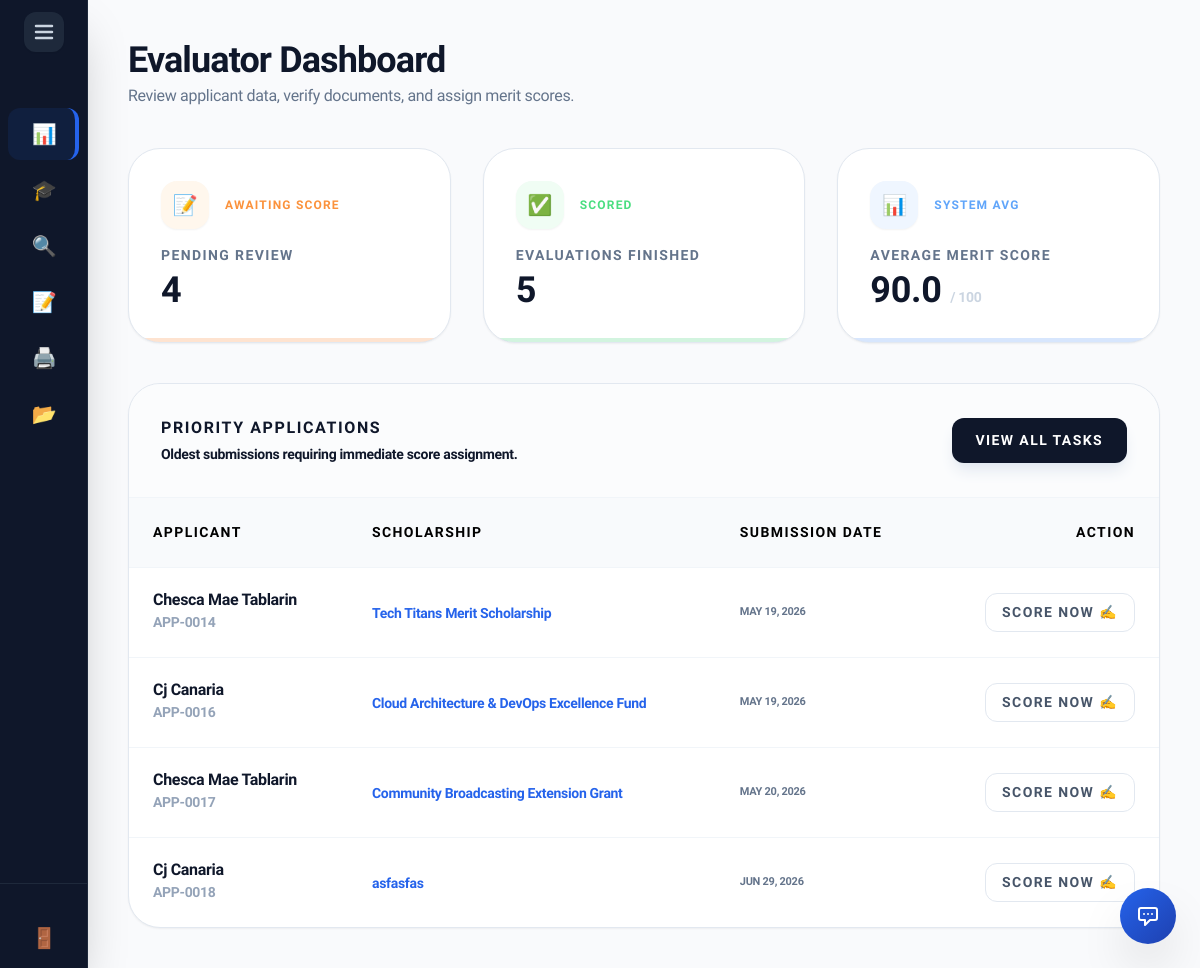
The page /external_admin/dashboard.php (signed in) on the database as committed earlier.
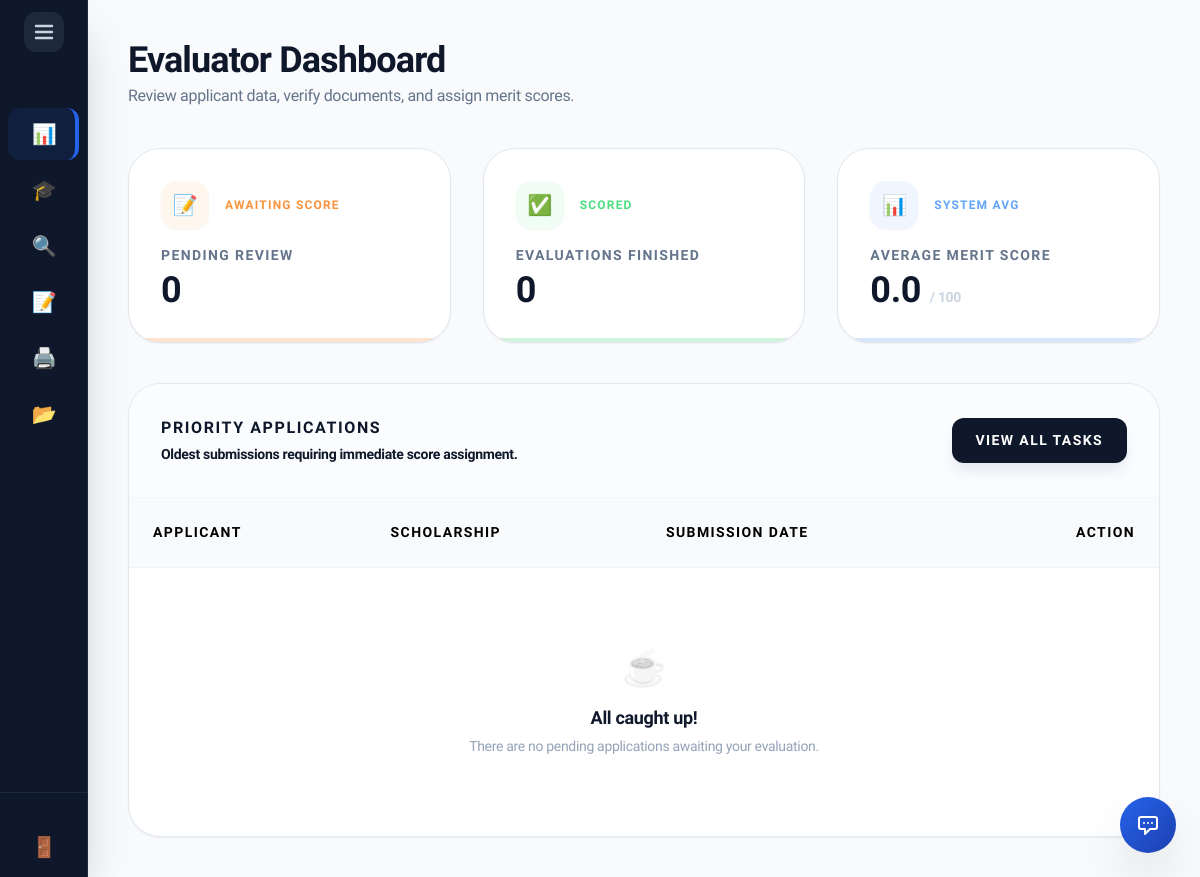
The same page on the database as committed later.
### tables this page shows
CREATE TABLE `application` (
  `ApplicationID` int(11) NOT NULL AUTO_INCREMENT,
  `ScholarshipID` int(11) NOT NULL,
  `UserID` int(11) NOT NULL,
  `DateSubmitted` timestamp NOT NULL DEFAULT current_timestamp(),
  `Status` varchar(50) DEFAULT 'Pending',
  `TotalScore` int(11) DEFAULT 0,
  `GPA` decimal(4,2) DEFAULT NULL,
  `YearLevel` varchar(20) DEFAULT NULL,
  PRIMARY KEY (`ApplicationID`),
  KEY `ScholarshipID` (`ScholarshipID`),
  KEY `UserID` (`UserID`),
  CONSTRAINT `application_ibfk_1` FOREIGN KEY (`ScholarshipID`) REFERENCES `scholarship` (`ScholarshipID`) ON DELETE CASCADE,
  CONSTRAINT `application_ibfk_2` FOREIGN KEY (`UserID`) REFERENCES `users` (`UserID`) ON DELETE CASCADE
);

CREATE TABLE `users` (
  `UserID` int(11) NOT NULL AUTO_INCREMENT,
  `Username` varchar(50) NOT NULL,
  `Email` varchar(100) NOT NULL,
  `PasswordHash` varchar(255) NOT NULL,
  `FirstName` varchar(100) NOT NULL,
  `LastName` varchar(100) NOT NULL,
  `Role` enum('Student','Internal_Admin','External_Admin','Super_Admin') DEFAULT 'Student',
  `AccountStatus` varchar(20) DEFAULT 'Active',
  `StudentID_Num` varchar(50) DEFAULT NULL,
  `YearLevel` varchar(50) DEFAULT NULL,
  `GPA` decimal(4,2) DEFAULT NULL,
  `Major` varchar(100) DEFAULT NULL,
  `ProgramID` int(11) DEFAULT NULL,
  `Department` varchar(100) DEFAULT NULL,
  `Organization` varchar(100) DEFAULT NULL,
  `ContactNumber` varchar(20) DEFAULT NULL,
  `DateOfBirth` date DEFAULT NULL,
  `ProfilePicture` varchar(255) DEFAULT NULL,
  `ResetToken` varchar(255) DEFAULT NULL,
  `ResetTokenExpire` datetime DEFAULT NULL,
  `Gender` varchar(20) NOT NULL DEFAULT 'Not Specified',
  PRIMARY KEY (`UserID`),
  UNIQUE KEY `Username` (`Username`),
  UNIQUE KEY `Email` (`Email`)
);

CREATE TABLE `scholarship` (
  `ScholarshipID` int(11) NOT NULL AUTO_INCREMENT,
  `ProgramID` int(11) DEFAULT NULL,
  `YearLevel` varchar(50) DEFAULT NULL,
  `Name` varchar(150) NOT NULL,
  `Description` text DEFAULT NULL,
  `Deadline` date NOT NULL,
  `AwardAmount` decimal(10,2) DEFAULT NULL,
  `NumberOfSlots` int(11) DEFAULT NULL,
  `Status` varchar(20) DEFAULT 'Active',
  `MinimumGWA` decimal(4,2) DEFAULT 2.00,
  `CreatedBy` int(11) DEFAULT NULL,
  `GenderRequirement` varchar(20) NOT NULL DEFAULT 'Any',
  `ScholarshipType` enum('Private','Government') DEFAULT 'Private',
  `FormConfig` varchar(255) DEFAULT 'Academic,Family,Financial,Essay',
  `ReleaseFrequency` varchar(50) DEFAULT 'Per Semester',
  `AllowsDual` enum('Yes','No') NOT NULL DEFAULT 'No',
  PRIMARY KEY (`ScholarshipID`),
  KEY `ProgramID` (`ProgramID`),
  KEY `fk_scholarship_creator` (`CreatedBy`),
  CONSTRAINT `fk_scholarship_creator` FOREIGN KEY (`CreatedBy`) REFERENCES `users` (`UserID`) ON DELETE SET NULL,
  CONSTRAINT `scholarship_ibfk_1` FOREIGN KEY (`ProgramID`) REFERENCES `program` (`ProgramID`) ON DELETE CASCADE
);

### includes/sidebar_logic.php (called while the page is built)
<?php
if (!function_exists('getSidebarClass')) {
    function getSidebarClass($pageName) {
        $currentPage = basename($_SERVER['PHP_SELF']);
        if ($currentPage === $pageName) {
            return 'bg-blue-600/10 text-blue-500 border-r-4 border-blue-600';
        }
        return 'text-slate-400 hover:bg-slate-800 hover:text-white';
    }
}
?>

### external_admin/dashboard.php (the view, shortened to what this page needs)
<?php
include '../includes/db_connect.php';
try {
    $pending_reviews = $pdo->query("SELECT COUNT(*) FROM application WHERE Status = 'Submitted' OR Status = 'Under Review'")->fetchColumn();
    $completed_evals = $pdo->query("SELECT COUNT(*) FROM application WHERE TotalScore > 0 AND (Status = 'Shortlisted' OR Status = 'Approved')")->fetchColumn();
    $avg_score = $pdo->query("SELECT AVG(TotalScore) FROM application WHERE TotalScore > 0")->fetchColumn();
    $recent_stmt = $pdo->query("
        SELECT a.ApplicationID, u.FirstName, u.LastName, sch.Name AS scholarship_name, a.DateSubmitted
        FROM application a
        JOIN users u ON a.UserID = u.UserID
        JOIN scholarship sch ON a.ScholarshipID = sch.ScholarshipID
        WHERE a.Status = 'Submitted' OR a.Status = 'Under Review'
        ORDER BY a.DateSubmitted ASC LIMIT 5
    ");
    $recent_apps = $recent_stmt->fetchAll();
} catch (PDOException $e) {
    error_log("Evaluator Dashboard Error: " . $e->getMessage());
}
include '../includes/header.php';
include '../includes/external_sidebar.php';
?>
<main class="flex-1 p-5 lg:p-10 lg:ml-72 bg-slate-50/50 min-h-screen transition-all duration-300">
    <header class="mb-10">
        <h2 class="text-3xl lg:text-4xl font-black text-slate-900 tracking-tight">Evaluator Dashboard</h2>
        <p class="text-slate-500 font-medium mt-1">Review applicant data, verify documents, and assign merit scores.</p>
    </header>
    <div class="grid grid-cols-1 md:grid-cols-3 gap-6 lg:gap-8 mb-10">
        <div class="bg-white p-6 lg:p-8 rounded-[2rem] border border-slate-200 shadow-sm relative overflow-hidden group">
            <div class="flex items-center gap-4 mb-4">
                <div class="w-12 h-12 shrink-0 bg-orange-50 text-orange-600 rounded-2xl text-xl flex items-center justify-center group-hover:bg-orange-600 group-hover:text-white transition-all shadow-sm">📝</div>
                <span class="text-[10px] lg:text-[12px] font-black text-orange-400 uppercase tracking-widest">Awaiting Score</span>
            </div>
            <p class="text-[12px] lg:text-[14px] font-black text-slate-500 uppercase tracking-widest mb-1">Pending Review</p>
            <p class="text-4xl font-black text-slate-900"><?= number_format($pending_reviews) ?></p>
            <div class="absolute bottom-0 left-0 h-1 bg-orange-500 transition-all w-full opacity-20 group-hover:opacity-100"></div>
        </div>
        <div class="bg-white p-6 lg:p-8 rounded-[2rem] border border-slate-200 shadow-sm relative overflow-hidden group">
            <div class="flex items-center gap-4 mb-4">
                <div class="w-12 h-12 shrink-0 bg-green-50 text-green-600 rounded-2xl text-xl flex items-center justify-center group-hover:bg-green-600 group-hover:text-white transition-all shadow-sm">✅</div>
                <span class="text-[10px] lg:text-[12px] font-black text-green-400 uppercase tracking-widest">Scored</span>
            </div>
            <p class="text-[12px] lg:text-[14px] font-black text-slate-500 uppercase tracking-widest mb-1">Evaluations Finished</p>
            <p class="text-4xl font-black text-slate-900"><?= number_format($completed_evals) ?></p>
            <div class="absolute bottom-0 left-0 h-1 bg-green-500 transition-all w-full opacity-20 group-hover:opacity-100"></div>
        </div>
        <div class="bg-white p-6 lg:p-8 rounded-[2rem] border border-slate-200 shadow-sm relative overflow-hidden group">
            <div class="flex items-center gap-4 mb-4">
                <div class="w-12 h-12 shrink-0 bg-blue-50 text-blue-600 rounded-2xl text-xl flex items-center justify-center group-hover:bg-blue-600 group-hover:text-white transition-all shadow-sm">📊</div>
                <span class="text-[10px] lg:text-[12px] font-black text-blue-400 uppercase tracking-widest">System Avg</span>
            </div>
            <p class="text-[12px] lg:text-[14px] font-black text-slate-500 uppercase tracking-widest mb-1">Average Merit Score</p>
            <p class="text-4xl font-black text-slate-900"><?= number_format($avg_score, 1) ?> <span class="text-sm text-slate-300">/ 100</span></p>
            <div class="absolute bottom-0 left-0 h-1 bg-blue-500 transition-all w-full opacity-20 group-hover:opacity-100"></div>
        </div>
    </div>
    <div class="bg-white rounded-[2rem] border border-slate-200 shadow-sm overflow-hidden">
        <div class="p-8 border-b border-slate-100 flex justify-between items-center bg-slate-50/50">
            <div>
                <h3 class="font-black text-slate-900 uppercase tracking-widest text-s">Priority Applications</h3>
                <p class="text-[14px] text-slate-900 font-bold mt-1">Oldest submissions requiring immediate score assignment.</p>
            </div>
            <a href="score.php" class="bg-slate-900 text-white px-6 py-3 rounded-xl text-[14px] font-black uppercase tracking-widest hover:bg-blue-600 transition-all shadow-lg shadow-slate-200">View All Tasks</a>
        </div>
        <table class="w-full text-left border-collapse">
            <thead class="bg-slate-50 border-b border-slate-100">
                <tr class="text-[14px] font-black text-black uppercase tracking-widest">
                    <th class="p-6">Applicant</th>
                    <th class="p-6">Scholarship</th>
                    <th class="p-6">Submission Date</th>
                    <th class="p-6 text-right">Action</th>
                </tr>
            </thead>
            <tbody class="divide-y divide-slate-100">
                <?php foreach($recent_apps as $app): ?>
                <tr class="hover:bg-slate-50/50 transition-colors">
                    <td class="p-6">
                        <p class="font-black text-slate-900 text-base leading-none mb-1"><?= htmlspecialchars($app['FirstName'] . ' ' . $app['LastName']) ?></p>
                        <p class="text-[14px] font-bold text-slate-400 uppercase">APP-<?= str_pad($app['ApplicationID'], 4, '0', STR_PAD_LEFT) ?></p>
                    </td>
                    <td class="p-6 font-bold text-blue-600 text-sm"><?= htmlspecialchars($app['scholarship_name']) ?></td>
                    <td class="p-6 text-[11px] font-bold text-slate-500 uppercase tracking-tight"><?= date('M d, Y', strtotime($app['DateSubmitted'])) ?></td>
                    <td class="p-6 text-right">
                        <a href="score.php?id=<?= $app['ApplicationID'] ?>" class="inline-block bg-white border border-slate-200 text-slate-600 px-4 py-2 rounded-xl text-[14px] font-black uppercase tracking-widest hover:bg-slate-900 hover:text-white hover:border-slate-900 transition-all">Score Now ✍️</a>
                    </td>
                </tr>
                <?php endforeach; if(empty($recent_apps)): ?>
                <tr>
                    <td colspan="4" class="p-20 text-center">
                        <div class="text-4xl mb-4 grayscale opacity-30">☕</div>
                        <h3 class="text-lg font-black text-slate-900">All caught up!</h3>
                        <p class="text-slate-400 font-medium text-sm mt-1">There are no pending applications awaiting your evaluation.</p>
                    </td>
                </tr>
                <?php endif; ?>
            </tbody>
        </table>
    </div>
</main>
<?php include '../includes/footer.php'; ?>

### includes/header.php (shortened to what this page needs)
<!DOCTYPE html>
<html lang="en">
<head>
    <script src="https://cdn.tailwindcss.com"></script>
</head>
<body class="bg-slate-50/50 flex min-h-screen">

### includes/external_sidebar.php (shortened to what this page needs)
<?php include 'sidebar_logic.php'; ?>
<aside id="main-sidebar" class="fixed left-0 top-0 h-full bg-slate-900 text-white py-6 z-[999] flex flex-col border-r border-slate-800 shadow-2xl transition-all duration-300 overflow-hidden">
    <div class="logo-container whitespace-nowrap">
        <div class="hamburger-wrapper">
            <button type="button" onclick="toggleSidebar()" class="relative z-[1000] w-10 h-10 flex items-center justify-center rounded-xl bg-slate-800 hover:bg-slate-700 text-slate-300 hover:text-white transition-all cursor-pointer shadow-sm">
                <svg class="w-6 h-6 pointer-events-none" fill="none" stroke="currentColor" viewBox="0 0 24 24">
                    <path stroke-linecap="round" stroke-linejoin="round" stroke-width="2.5" d="M4 6h16M4 12h16M4 18h16"></path>
                </svg>
            </button>
        </div>
    </div>
    <nav class="flex-1 mt-4">
        <?php
        $nav_items = [
            ['dashboard.php',    '📊', 'Overview'],
            ['scholarships.php', '🎓', 'Scholarships'],
            ['verify.php',       '🔍', 'Verify Docs'],
            ['score.php',        '📝', 'Score Apps'],
            ['reports.php',      '🖨️', 'Reports'],
            ['archive.php',      '📂', 'Archive']
        ];
        foreach ($nav_items as $item):
            $active = getSidebarClass($item[0]);
        ?>
            <a href="<?= $item[0] ?>" class="nav-link font-bold text-sm <?= $active ?> group">
                <div class="icon-box"><?= $item[1] ?></div>
            </a>
        <?php endforeach; ?>
    </nav>
   <div class="pt-6 border-t border-slate-800">
        <a href="../actions/process_logout.php" class="nav-link text-red-400 hover:bg-red-500/10">
            <span class="icon-box">🚪</span>
        </a>
    </div>
</aside>

### includes/chatbot.php (shortened to what this page needs)
<button id="chatbotToggle" onclick="toggleChatbot()" class="fixed bottom-6 right-6 w-14 h-14 bg-gradient-to-br from-blue-600 to-blue-800 text-white rounded-full shadow-2xl flex items-center justify-center hover:scale-110 transition-transform z-50">
    <svg class="w-6 h-6" fill="none" stroke="currentColor" viewBox="0 0 24 24">
        <path stroke-linecap="round" stroke-linejoin="round" stroke-width="2" d="M8 10h.01M12 10h.01M16 10h.01M9 16H5a2 2 0 01-2-2V6a2 2 0 012-2h14a2 2 0 012 2v8a2 2 0 01-2 2h-5l-5 5v-5z"></path>
    </svg>
</button>

### includes/footer.php (shortened to what this page needs)
<?php include __DIR__ . '/chatbot.php'; ?>
<link href="https://cdn.jsdelivr.net/npm/simple-datatables@latest/dist/style.css" rel="stylesheet" type="text/css">
</body>
</html>

### includes/header.php (style rules this page uses)
:root { --sidebar-width: 5.5rem; --transition-speed: 0.4s; --transition-curve: cubic-bezier(0.4, 0, 0.2, 1); }
body { font-family: 'Plus Jakarta Sans', sans-serif; letter-spacing: -0.02em; overflow-x: hidden; }
aside#main-sidebar { width: var(--sidebar-width); transition: width var(--transition-speed) var(--transition-curve), transform var(--transition-speed) var(--transition-curve); overflow: hidden; display: flex; flex-direction: column; padding: 0 !important; }
main { margin-left: var(--sidebar-width) !important; transition: margin-left var(--transition-speed) var(--transition-curve); width: calc(100vw - var(--sidebar-width)); }
.nav-link { display: flex; align-items: center; height: 3.25rem; position: relative; margin: 0.25rem 0.5rem; border-radius: 0.75rem; transition: background-color 0.3s ease, color 0.3s ease; overflow: hidden; padding: 0 !important; }
.nav-link > .icon-box { width: 4.5rem; height: 100%; display: flex; align-items: center; justify-content: center; flex-shrink: 0; font-size: 1.25rem; z-index: 10; }
.logo-container { width: 100%; height: 4rem; display: flex; align-items: center; margin-bottom: 1.5rem; }
.hamburger-wrapper { width: 5.5rem; display: flex; justify-content: center; flex-shrink: 0; }

Rows that differ between the two databases and show on the page:
removed application: UserID.LastName "Chesca Mae Tablarin", ApplicationID "0014", ScholarshipID.Name "Tech Titans Merit Scholarship", DateSubmitted "MAY 19, 2026"
removed application: UserID.LastName "Cj Canaria", ApplicationID "0016", ScholarshipID.Name "Cloud Architecture & DevOps Excellence Fund", DateSubmitted "MAY 19, 2026"
removed application: UserID.LastName "Chesca Mae Tablarin", ApplicationID "0017", ScholarshipID.Name "Community Broadcasting Extension Grant", DateSubmitted "MAY 20, 2026"
removed application: UserID.LastName "Cj Canaria", ApplicationID "0018", ScholarshipID.Name "asfasfas", DateSubmitted "JUN 29, 2026"
Other text that changed with them:
$pending_reviews: "4" → "0"
$completed_evals: "5" → "0"
$avg_score: "90.0" → "0.0"
text now shown: "☕ All caught up! There are no pending applications awaiting your evaluation."
